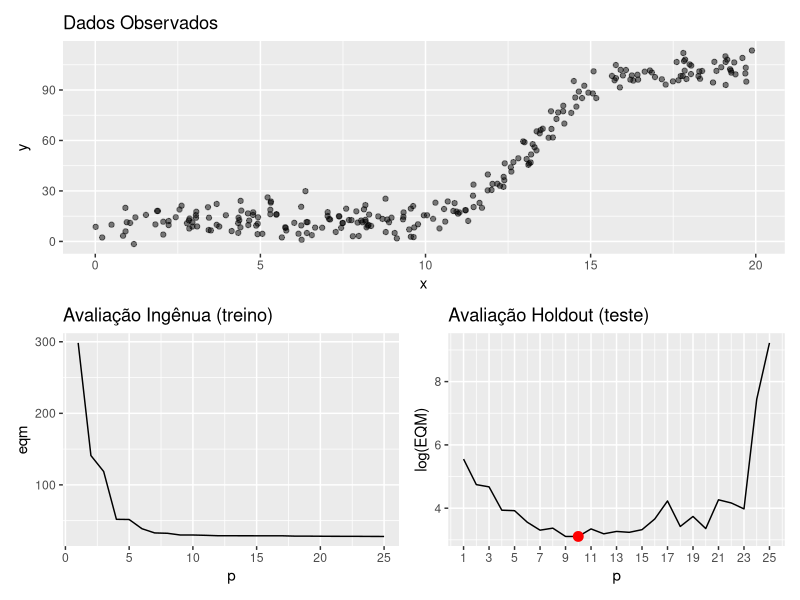
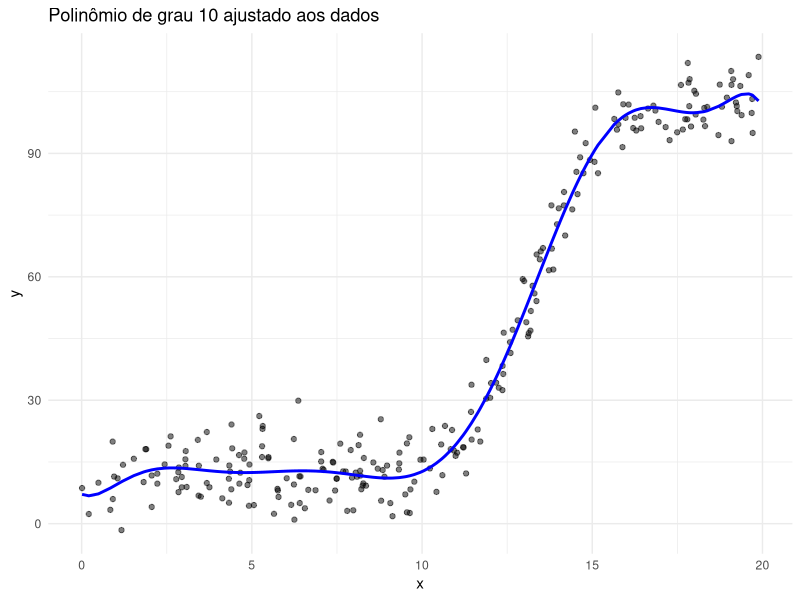

These figures' R source, in order:
library(ggplot2)
library(dplyr)
library(purrr)
library(patchwork)
library(rsample)

rm(list = ls())

# Função para gerar dados (mantida igual)
gerando_dados <- function(n = 350L, ...) {
  f <- function(x, sd = 0.5, ...) {
    45 * tanh(x / 1.9 - 7) + 57 + rnorm(n, sd = sd)
    #45 * tanh(x)^7 + 4 + rnorm(n = n, ...)
  }

  tibble(x = runif(n = n, min = 0, max = 20)) |>
    mutate(y = f(x, ...)) |>
    relocate(y, .before = x)
}

# Avaliação ingênua (ajustada)
avaliacao_ingenua <- function(dados, p_max = 25) {
  avaliacao <- function(p) {
    regressao <- lm(y ~ poly(x, degree = p), data = dados)

    r <- dados |>
      mutate(y_chapeu = predict(regressao)) |>
      summarise(eqm = mean((y - y_chapeu)^2))

    tibble(p = p, eqm = r$eqm)
  }
  purrr::map_dfr(1:p_max, avaliacao)
}

# Avaliação com holdout (ajustada)
avaliacao_holdout <- function(dados, p_max = 25, seed = 123, ...) {
  split <- initial_split(dados, prop = 0.8, strata = y, ...)
  treino <- training(split)
  teste <- testing(split)
  avaliacao <- function(p) {
    regressao <- lm(y ~ poly(x, degree = p), data = treino)

    r <- teste |>
      mutate(y_chapeu = predict(regressao, newdata = teste)) |>
      summarise(eqm = mean((y - y_chapeu)^2))

    tibble(p = p, eqm = r$eqm)
  }
  purrr::map_dfr(1:p_max, avaliacao)
}

# Gerar dados
set.seed(123)
dados <- gerando_dados(n = 250, mean = 0, sd = 5.5)

# Avaliações
tbl_ingenua <- avaliacao_ingenua(dados, p_max = 25)
tbl_holdout <- avaliacao_holdout(dados, p_max = 25)

# Gráficos
p1 <- tbl_ingenua |>
  ggplot(aes(x = p, y = eqm)) +
  geom_line() +
  labs(title = "Avaliação Ingênua (treino)")

p2 <- tbl_holdout |>
  ggplot(aes(x = p, y = log(eqm))) +
  geom_line() +
  geom_point(data = slice_min(tbl_holdout, eqm), color = "red", size = 3) +
  labs(title = "Avaliação Holdout (teste)", y = "log(EQM)") +
  scale_x_continuous(breaks = seq(1, 25, 2))

# Visualização dos dados
p_dados <- dados |>
  ggplot(aes(x = x, y = y)) +
  geom_point(alpha = 0.5) +
  labs(title = "Dados Observados")

# Layout final
(p_dados) / (p1 | p2)

# Plotando sobre p_dados o polinômio de melhor grau, polinômio de grau 6
melhor_grau <- which.min(tbl_holdout$eqm)
dados |>
  mutate(
    y_chapeu = predict(lm(y ~ poly(x, degree = melhor_grau), data = dados))
  ) |>
  ggplot(aes(x = x, y = y)) +
  geom_point(alpha = 0.5) +
  geom_line(aes(y = y_chapeu), color = "blue", size = 1) +
  labs(title = paste("Polinômio de grau", melhor_grau, "ajustado aos dados")) +
  theme_minimal()
